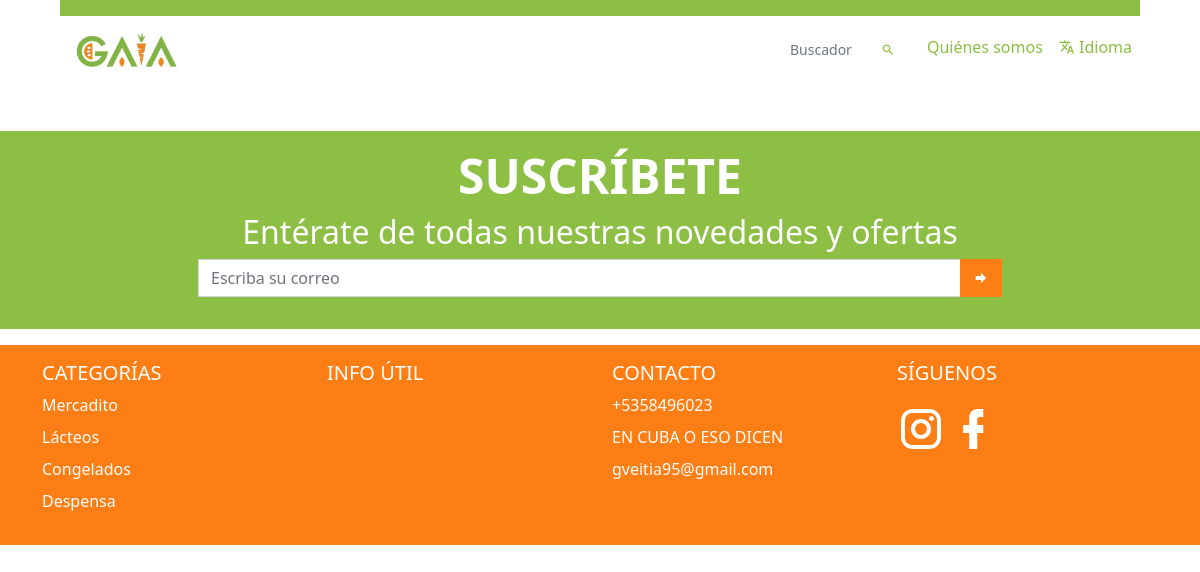
Page /info/ on the earlier database version.
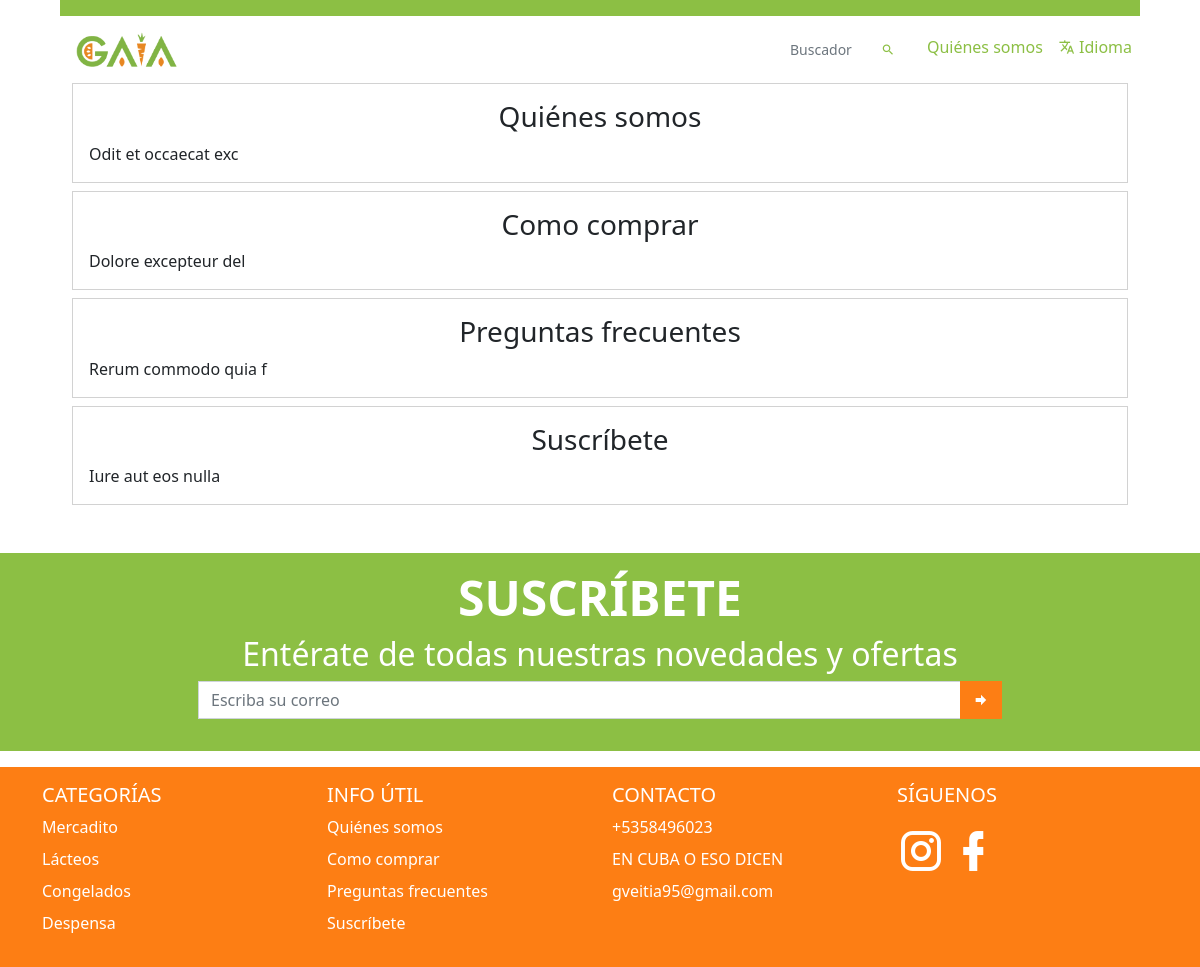
Same page on the later database version.
### app_main/models.py (models this page shows, shortened)
class Category(models.Model):
    description = models.TextField(verbose_name='Descripción', null=True, blank=True)
    name = models.CharField(max_length=100, verbose_name='Nombre')
    image = models.ImageField(upload_to='product/img', verbose_name='Imagen Principal', null=True)
    class Meta:
        verbose_name = 'Categoría'
        verbose_name_plural = 'Categorías'
    def img_link(self):
        if self.image:
            return mark_safe(
                f'<a href="{self.image.url}"><img src="{self.image.url}" class="agrandar mb-2 mr-2" '
                f'width="40" height="40" /></a>')
        return mark_safe(
            f'<a href="{STATIC_URL}img/empty.png"><img src="{STATIC_URL}img/empty.png" class="agrandar mb-2 mr-2" '
            f'width="40" height="40" /></a>')
    img_link.short_description = 'Imagen'

class InfoUtil(models.Model):
    title = models.CharField('Título', max_length=100)
    text = RichTextField("Contenido")
    class Meta:
        verbose_name = 'Información útil'
        verbose_name_plural = 'Informaciones útiles'
    def text_tag(self):
        return mark_safe(self.text)
    text_tag.short_description = 'Texto'

### app_main/views.py (the view)
# urls.py: path('info/', InfoView.as_view(), name='info'),
class InfoView(generic.ListView, BaseView):
    template_name = 'info.html'
    model = InfoUtil
    def get_queryset(self):
        qs = super(InfoView, self).get_queryset()
        qs = qs.filter(title__icontains=self.request.GET.get('search', ''))
        return qs
    def get_context_data(self, *, object_list=None, **kwargs):
        context = super().get_context_data()
        context.update(self.get_my_context_data())
        context['title'] = 'Informaciones'
        return context

### app_cart/cart.py (called while the page is built)
    def all(self, ):
        return list(self.session[settings.CART_SESSION_ID].values())

### app_main/views.py (called while the page is built)
    def get_my_context_data(self, **kwargs):
        cart = Cart(self.request)
        print('products_in_cart', json.dumps(cart.all(), indent=3))
        print('products_in_cart', cart.all())
        c_x_p = len(cart.all())
        print(c_x_p)
        return {
            'icon': settings.BUSINESS_LOGO_PATH,
            'title': settings.BUSINESS_NAME,
            'logo': settings.BUSINESS_NAME_IMG_PATH,
            'banner': settings.BUSINESS_BANNER,
            'business': GeneralData.objects.first() if GeneralData.objects.exists() else {},
            'products_in_cart': cart.all(),
            'total_price': '',
            'infoUtil_list': InfoUtil.objects.all(),
            'all_categories': Category.objects.all(),
            'host': 'http://' + self.request.get_host() + '/'
        }

### app_main/templates/info.html (shortened to what this page needs)
{% extends 'startpage.html' %}
{% load static %}
{% block navbar %}
    <nav class="navbar bg-semi-success"></nav>
    <nav class="navbar bg-white navbar-expand-sm">
        <ul class="navbar-nav">
            <li class="nav-item">
                <div class="nav-link">
                    <a href="{% url 'index' %}"><img
                            src="{% if business.img_principal %} {{ business.img_principal.url }} {% else %} {% static logo %} {% endif %}"
                            class="ps-2" alt="gaia" height="35"></a>
                </div>
            </li>
        </ul>
        <ul class="navbar-nav ms-auto ">
            <li class="nav-item">
                <div class="nav-link">
                    <form action="{% url 'info' %}">
                        <div class="input-group input-group-sm pe-2">
                            <input type="search" class="form-control text-end border-0 ps-0 rounded-0"
                                   placeholder="Buscador"
                                   aria-label="Example text with button addon"
                                   aria-describedby="button-addon1" name="search">
                            <button class="btn border-0" type="submit" id="button-addon1"><i
                                    class="mdi mdi-magnify text-semi-success"></i></button>
                        </div>
                    </form>
                </div>
            </li>
            <li class="nav-item">
                <a class="nav-link text-semi-success pe-2 text-end {% if active == 'project' %} active {% endif %}"
                   href="{% url 'info' %}">Quiénes somos</a>
            </li>
            <li class="nav-item">
                <a class="nav-link text-semi-success pe-2 text-end {% if active == 'project' %} active {% endif %}"
                   href="#"><i class="mdi mdi-translate"></i> Idioma</a>
            </li>
        </ul>
    </nav>
{% endblock %}
{% block content %}
    <div class=" mx-auto">
        {% for object in object_list %}
            <div class="info card mb-2 rounded-0" id="{{ object.id }}">
                <div class="card-body">
                    <h3 class="text-center card-title">{{ object.title }}</h3>
                    {{ object.text_tag }}
                </div>
            </div>
        {% endfor %}
    </div>
{% endblock %}

### templates/footer.html (shortened to what this page needs)
{% load static %}
<footer class="bd-footer mt-5 bg-semi-success">
    <div class="mx-auto py-3 w-75 px-md-5 px-0">
        <h1 class="text-center text-white text-uppercase display-5 fw-bold user-select-none">suscríbete</h1>
        <h2 class="text-white text-center ">Entérate de todas nuestras novedades y ofertas</h2>
        <form action="" method="post" id="suscriptor-form">
            <div class="input-group mb-3">
                <input type="email" name="email" class="form-control rounded-0" placeholder="Escriba su correo"
                       aria-label="Recipient's username" required aria-describedby="button-addon2"
                       id="suscriptor-email">
                <button class="btn bg-orange rounded-0" type="submit" id="button-addon2"><i
                        class="mdi mdi-arrow-right-bold"></i>
                </button>
            </div>
        </form>
    </div>
</footer>
<footer class="bd-footer mt-3 bg-orange">
    <div class="container pt-3">
        <div class="row">
            <div class="col-6 col-md-3  mb-3">
                <h5>CATEGORÍAS</h5>
                <ul class="list-unstyled">
                    {% for category in all_categories %}
                        <li class="mb-2"><a href="#" class="text-decoration-none text-white">{{ category.name }}</a>
                        </li>
                    {% endfor %}
                </ul>
            </div>
            <div class="col-6 col-md-3  mb-3">
                <h5>INFO ÚTIL</h5>
                <ul class="list-unstyled">
                    {% for info in infoUtil_list %}
                        <li class="mb-2"><a href="{% url 'info' %}#{{ info.id }}" class="text-decoration-none text-white">{{ info.title }}</a></li>
                    {% endfor %}
                </ul>
            </div>
            <div class="col-6 col-md-3  mb-3">
                <h5>CONTACTO</h5>
                <ul class="list-unstyled">
                    <li class="mb-2"><a href="#" class="text-decoration-none text-white">{{ business.phone_number }}</a>
                    </li>
                    <li class="mb-2"><a href="#"
                                        class="text-decoration-none text-white">{{ business.enterprise_address }}</a>
                    </li>
                    <li class="mb-2"><a href="#" class="text-decoration-none text-white">{{ business.email }}</a></li>
                </ul>
            </div>
            <div class="col-6 col-md-3  mb-3">
                <h5>SÍGUENOS</h5>
                <div>
                    <a href="{{ business.instagram }}"><i class="mdi mdi-instagram mdi-48px text-white"></i></a>
                    <a href="{{ business.facebook }}"><i class="mdi mdi-facebook mdi-48px text-white"></i></a>
                </div>
            </div>
        </div>
    </div>
</footer>

Differences in the rows shown:
added InfoUtil: title "Quiénes somos", text_tag "Odit et occaecat exc"
added InfoUtil: title "Como comprar", text_tag "Dolore excepteur del"
added InfoUtil: title "Preguntas frecuentes", text_tag "Rerum commodo quia f"
added InfoUtil: title "Suscríbete", text_tag "Iure aut eos nulla"
